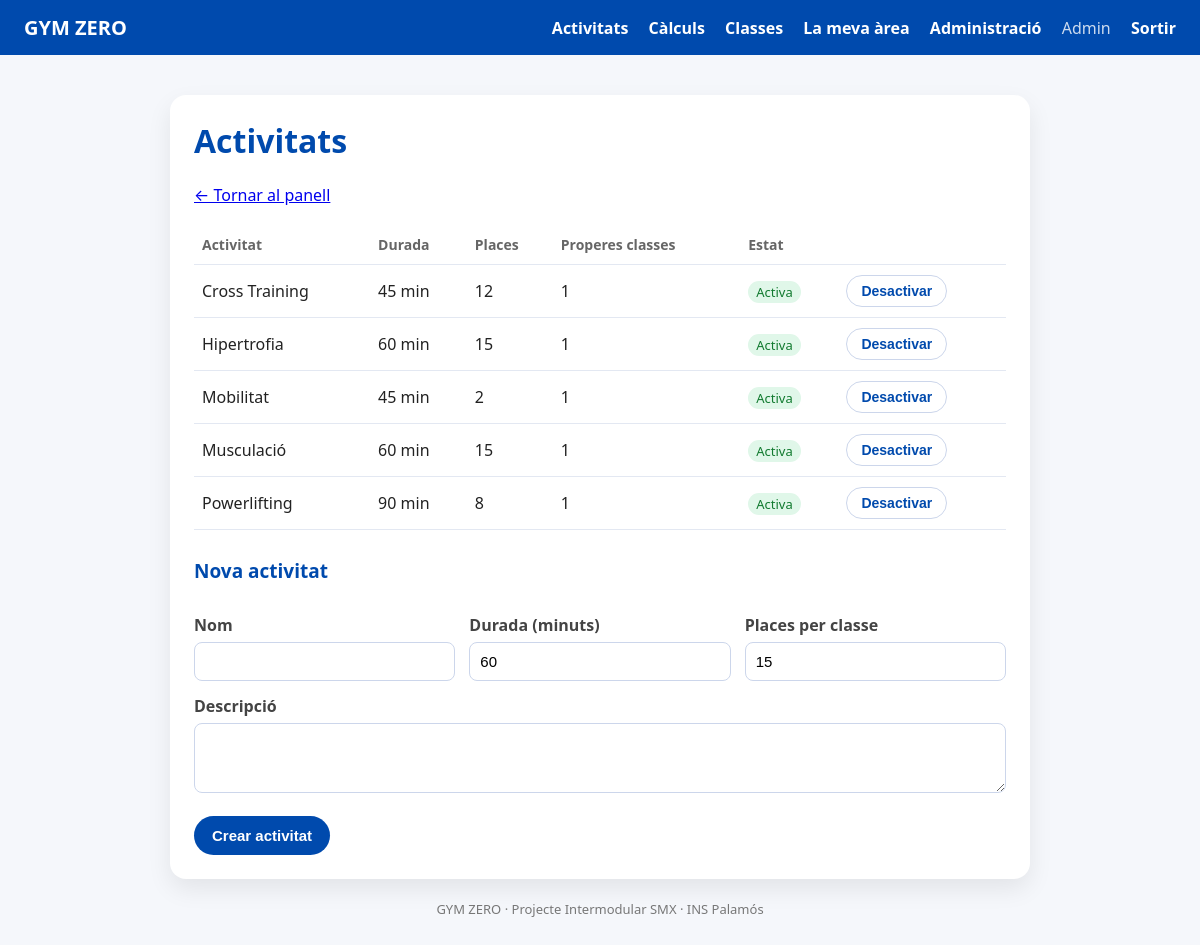
The page /admin/activitats.php (signed in) on the database its author committed.
### tables this page shows
CREATE TABLE activitats (
  id                 INT UNSIGNED AUTO_INCREMENT PRIMARY KEY,
  nom                VARCHAR(60)  NOT NULL,
  descripcio         TEXT         NULL,
  durada_min         SMALLINT UNSIGNED NOT NULL DEFAULT 60,
  places_per_defecte SMALLINT UNSIGNED NOT NULL DEFAULT 15,
  activa             TINYINT(1)   NOT NULL DEFAULT 1,
  CONSTRAINT uq_activitats_nom UNIQUE (nom)
);

### www/inc/sessio.php (called while the page is built, shortened)
<?php
function h($text)
{
    return htmlspecialchars((string) $text, ENT_QUOTES, 'UTF-8');
}

### www/admin/activitats.php (the view, shortened to what this page needs)
<?php
require_once __DIR__ . '/../inc/sessio.php';
require_once __DIR__ . '/../inc/bd.php';
$activitats = $connexio->query(
    'SELECT a.*,
            (SELECT COUNT(*) FROM classes c WHERE c.activitat_id = a.id AND c.inici > NOW() AND c.cancelada = 0) AS properes
       FROM activitats a
      ORDER BY a.activa DESC, a.nom'
)->fetchAll();
require __DIR__ . '/../inc/capcalera.php';
?>
<p><a href="./">&larr; Tornar al panell</a></p>
<table>
  <tr><th>Activitat</th><th class="amaga-mobil">Durada</th><th>Places</th><th>Properes classes</th><th>Estat</th><th></th></tr>
  <?php foreach ($activitats as $a): ?>
    <tr>
      <td><?= h($a['nom']) ?></td>
      <td class="amaga-mobil"><?= (int) $a['durada_min'] ?> min</td>
      <td><?= (int) $a['places_per_defecte'] ?></td>
      <td><?= (int) $a['properes'] ?></td>
      <td>
        <?php if ($a['activa']): ?><span class="etiqueta verda">Activa</span>
        <?php else: ?><span class="etiqueta">Desactivada</span><?php endif; ?>
      </td>
      <td>
        <form method="POST">
          <button class="btn-secundari"><?= $a['activa'] ? 'Desactivar' : 'Activar' ?></button>
        </form>
      </td>
    </tr>
  <?php endforeach; ?>
</table>
<h2>Nova activitat</h2>
<form method="POST">
  <div class="fila-camps">
    <div>
      <label for="nom">Nom</label>
      <input id="nom" name="nom" maxlength="60" required>
    </div>
    <div>
      <label for="durada_min">Durada (minuts)</label>
      <input id="durada_min" name="durada_min" type="number" min="15" max="240" value="60" required>
    </div>
    <div>
      <label for="places_per_defecte">Places per classe</label>
      <input id="places_per_defecte" name="places_per_defecte" type="number" min="1" max="200" value="15" required>
    </div>
  </div>
  <label for="descripcio">Descripció</label>
  <textarea id="descripcio" name="descripcio"></textarea>
  <button type="submit">Crear activitat</button>
</form>
<?php require __DIR__ . '/../inc/peu.php'; ?>

### www/css/area.css (style rules this page uses)
body { margin: 0; font-family: system-ui, -apple-system, "Segoe UI", sans-serif; background: #f5f7fb; color: #222; }
h2 { color: #004aad; font-size: 19px; margin-top: 28px; }
p { color: #555; line-height: 1.6; }
label { display: block; margin-top: 14px; font-weight: 600; color: #444; }
input, select, textarea { width: 100%; background: white; padding: 10px; margin-top: 6px; border-radius: 8px; border: 1px solid #ccd6eb; font-size: 15px; box-sizing: border-box; }
button, .btn { display: inline-block; margin-top: 18px; padding: 11px 18px; border-radius: 999px; border: none; background: #004aad; color: white; font-weight: 700; cursor: pointer; text-decoration: none; font-size: 15px; }
table { width: 100%; border-collapse: collapse; margin-top: 12px; }
th, td { text-align: left; padding: 10px 8px; border-bottom: 1px solid #e3e8f2; }
th { color: #666; font-size: 14px; }
td form { margin: 0; }
td button { margin-top: 0; padding: 7px 14px; font-size: 14px; }
textarea { min-height: 70px; resize: vertical; font-family: inherit; }
.fila-camps { display: flex; flex-wrap: wrap; gap: 0 14px; }
.fila-camps > div { flex: 1 1 160px; }
.etiqueta { display: inline-block; padding: 2px 8px; border-radius: 999px; font-size: 13px; background: #e3e8f2; color: #444; }
.etiqueta.verda { background: #e0f7e9; color: #117a2f; }
.btn-secundari { background: white; color: #004aad; border: 1px solid #ccd6eb; }

### rows shown on the page
activitats: nom "Cross Training", durada_min "45", places_per_defecte "12", properes "1", activa "Activa"
activitats: nom "Hipertrofia", durada_min "60", places_per_defecte "15", properes "1", activa "Activa"
activitats: nom "Mobilitat", durada_min "45", places_per_defecte "2", properes "1", activa "Activa"
activitats: nom "Musculació", durada_min "60", places_per_defecte "15", properes "1", activa "Activa"
activitats: nom "Powerlifting", durada_min "90", places_per_defecte "8", properes "1", activa "Activa"

### other values the page prints
$u['nom'] "Admin"
$titol "Activitats"
